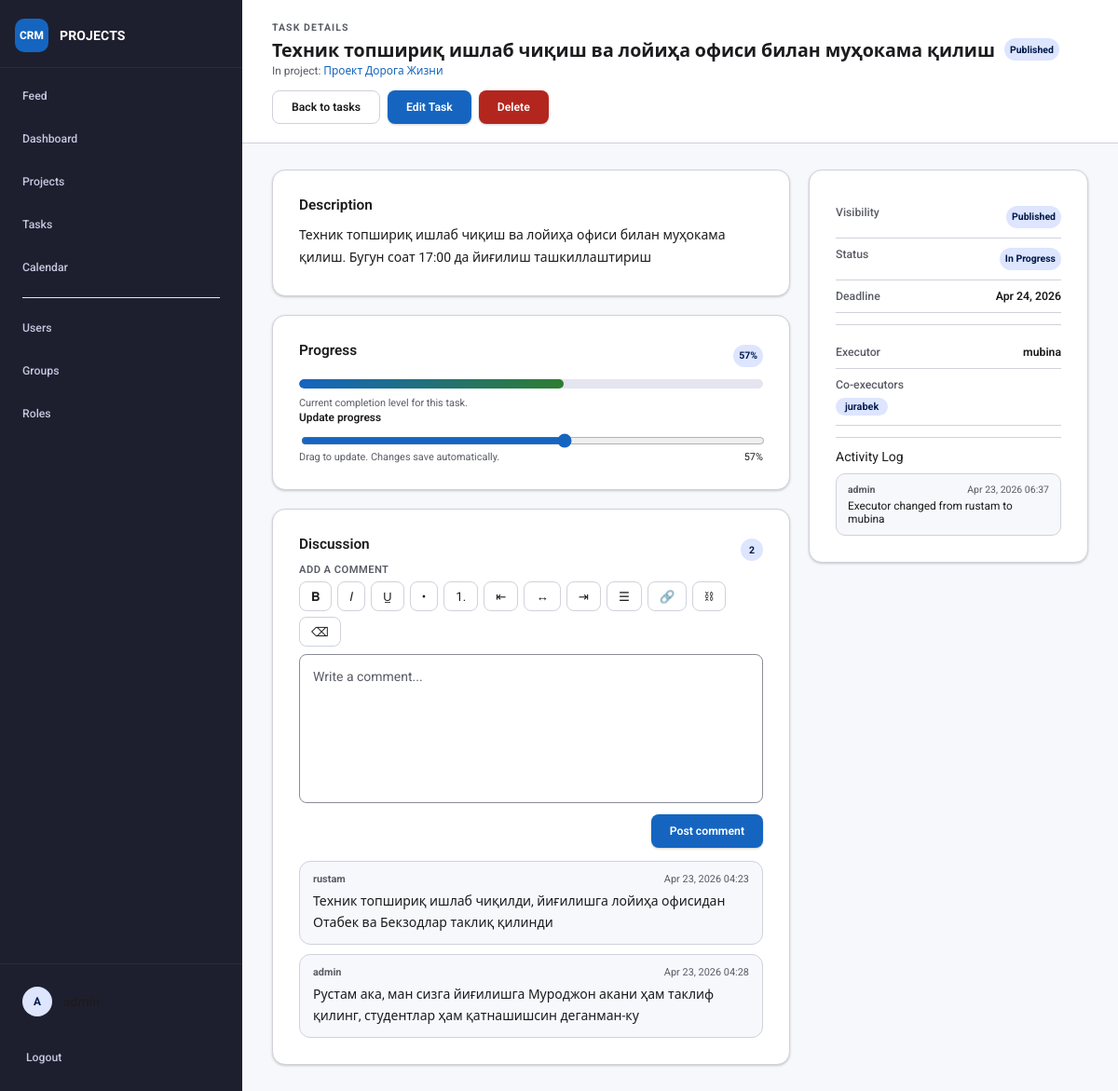
The page /tasks/25/ (signed in) on the database its author committed.
### projects/models.py (models this page shows, shortened)
class Task(models.Model):
    title = models.CharField(max_length=200)
    description = models.TextField(blank=True)
    status = models.CharField(
        max_length=20,
        choices=TaskStatus.choices,
        default=TaskStatus.TODO,
    )
    deadline = models.DateField(null=True, blank=True)
    progress = models.IntegerField(default=0, validators=[MinValueValidator(0), MaxValueValidator(100)])
    project = models.ForeignKey(Project, on_delete=models.CASCADE, related_name="tasks")
    owner = models.ForeignKey(
        User,
        on_delete=models.SET_NULL,
        null=True,
        blank=True,
        related_name="owned_tasks",
    )
    executor = models.ForeignKey(
        User,
        on_delete=models.SET_NULL,
        null=True,
        blank=True,
        related_name="assigned_tasks",
    )
    co_executors = models.ManyToManyField(User, blank=True, related_name="supporting_tasks")
    hidden = models.BooleanField(default=False)
    created_at = models.DateTimeField(auto_now_add=True)
    updated_at = models.DateTimeField(auto_now=True)
    class Meta:
        ordering = ["deadline", "title"]
    @property
    def is_overdue(self):
        if not self.deadline:
            return False
        return self.status != TaskStatus.DONE and timezone.now().date() > self.deadline

class Project(models.Model):
    title = models.CharField(max_length=200)
    description = models.TextField(blank=True)
    owner = models.ForeignKey(User, on_delete=models.CASCADE, related_name="owned_projects")
    members = models.ManyToManyField(User, blank=True, related_name="projects")
    hidden = models.BooleanField(default=False)
    created_at = models.DateTimeField(auto_now_add=True)
    updated_at = models.DateTimeField(auto_now=True)
    class Meta:
        ordering = ["title"]

class Comment(models.Model):
    task = models.ForeignKey(Task, on_delete=models.CASCADE, related_name="comments")
    user = models.ForeignKey(User, on_delete=models.CASCADE, related_name="task_comments")
    text = models.TextField()
    timestamp = models.DateTimeField(auto_now_add=True)
    class Meta:
        ordering = ["timestamp"]

class TaskActivity(models.Model):
    task = models.ForeignKey(Task, on_delete=models.CASCADE, related_name="activities")
    user = models.ForeignKey(User, on_delete=models.SET_NULL, null=True, blank=True, related_name="task_activities")
    message = models.TextField()
    timestamp = models.DateTimeField(auto_now_add=True)
    class Meta:
        ordering = ["-timestamp"]

### projects/views.py (the view)
# urls.py: path("tasks/<int:pk>/", views.task_detail, name="task_detail"),
@login_required
def task_detail(request, pk):
    task = get_object_or_404(
        Task.objects.select_related("project", "executor").prefetch_related("co_executors", "activities__user", "comments__user"),
        pk=pk,
    )
    if not can_view_task(request.user, task):
        return forbidden_response(request, "You do not have access to view this task.")
    activities = task.activities.select_related("user")
    comments = task.comments.select_related("user")
    return render(
        request,
        "projects/task_detail.html",
        {
            "task": task,
            "can_edit_task": can_edit_task(request.user, task),
            "can_edit_task_progress": can_edit_task_progress(request.user, task),
            "can_delete_task": can_delete_task(request.user, task),
            "show_visibility_status": is_admin_role(request.user),
            "activities": activities,
            "comments": comments,
        },
    )

### projects/templates/projects/task_detail.html (shortened to what this page needs)
{% extends "projects/base.html" %}
{% block page_header %}
<div class="page-header">
    <div>
        <span style="text-transform: uppercase; font-size: 0.75rem; font-weight: 700; color: var(--md-on-surface-muted); letter-spacing: 0.1em;">Task Details</span>
        <h1 style="margin: 0.25rem 0 0; display:flex; align-items:center; gap:10px; flex-wrap:wrap;">{{ task.title }}{% if show_visibility_status %}<span class="badge{% if task.hidden %} badge-danger{% endif %}">{{ task.hidden|yesno:"Hidden,Published" }}</span>{% endif %}</h1>
        <p style="margin:0; font-size:0.85rem; color:var(--md-on-surface-muted);">In project: <a href="{% url 'project_detail' task.project.pk %}">{{ task.project.title }}</a></p>
    </div>
    <div class="page-actions">
        <a class="button secondary" href="{% url 'task_list' %}">Back to tasks</a>
        {% if can_edit_task %}
        <a class="button" href="{% url 'task_update' task.pk %}">Edit Task</a>
        {% endif %}
        {% if can_delete_task %}
        <a class="button danger" href="{% url 'task_delete' task.pk %}">Delete</a>
        {% endif %}
    </div>
</div>
{% endblock %}
{% block content %}
    <div class="detail-grid">
        <div class="detail-main">
            <section class="card-section">
                <h2>Description</h2>
                <div class="rich-text-content" style="line-height: 1.7;">
                    {{ task.description|default:'No description provided.'|safe }}
                </div>
            </section>
            <section class="card-section">
                <div class="section-header">
                    <h2>Progress</h2>
                    <span class="badge" id="task-progress-value">{{ task.progress }}%</span>
                </div>
                <div class="task-progress-widget" data-task-progress-widget data-progress="{{ task.progress }}">
                    <div class="task-progress-track">
                        <div class="task-progress-fill" data-task-progress-fill style="width: {{ task.progress }}%;"></div>
                    </div>
                    <p class="task-progress-caption">Current completion level for this task.</p>
                </div>
                {% if can_edit_task_progress %}
                <form id="task-progress-form" class="task-progress-form" method="post" action="{% url 'task_update_progress' task.pk %}">
                    <label class="task-progress-slider-label" for="task-progress-slider">Update progress</label>
                    <input id="task-progress-slider" type="range" min="0" max="100" step="1" value="{{ task.progress }}" data-task-progress-slider />
                    <div class="task-progress-form-row">
                        <span class="task-progress-hint">Drag to update. Changes save automatically.</span>
                        <span class="task-progress-inline-value" data-task-progress-inline-value>{{ task.progress }}%</span>
                    </div>
                </form>
                {% endif %}
            </section>
            <section class="card-section task-comments-section">
                <div class="section-header">
                    <h2>Discussion</h2>
                    <span class="badge" id="task-comment-count">{{ comments|length }}</span>
                </div>
                <form id="task-comment-form" class="task-comment-form" method="post" action="{% url 'task_add_comment' task.pk %}">
                    <div class="field-group">
                        <label for="comment-text">Add a comment</label>
                        <div class="wysiwyg-field" data-wysiwyg-field>
                            <div class="wysiwyg-toolbar" data-wysiwyg-toolbar>
                                <button type="button" data-wysiwyg-command="bold"><span class="wysiwyg-icon" aria-hidden="true">𝐁</span><span class="sr-only">Bold</span></button>
                                <button type="button" data-wysiwyg-command="italic"><span class="wysiwyg-icon" aria-hidden="true">𝐼</span><span class="sr-only">Italic</span></button>
                                <button type="button" data-wysiwyg-command="underline"><span class="wysiwyg-icon" aria-hidden="true">U̲</span><span class="sr-only">Underline</span></button>
                                <button type="button" data-wysiwyg-command="insertUnorderedList"><span class="wysiwyg-icon" aria-hidden="true">•</span><span class="sr-only">Bulleted list</span></button>
                                <button type="button" data-wysiwyg-command="insertOrderedList"><span class="wysiwyg-icon" aria-hidden="true">1.</span><span class="sr-only">Numbered list</span></button>
                                <button type="button" data-wysiwyg-command="justifyLeft"><span class="wysiwyg-icon" aria-hidden="true">⇤</span><span class="sr-only">Align left</span></button>
                                <button type="button" data-wysiwyg-command="justifyCenter"><span class="wysiwyg-icon" aria-hidden="true">↔</span><span class="sr-only">Align center</span></button>
                                <button type="button" data-wysiwyg-command="justifyRight"><span class="wysiwyg-icon" aria-hidden="true">⇥</span><span class="sr-only">Align right</span></button>
                                <button type="button" data-wysiwyg-command="justifyFull"><span class="wysiwyg-icon" aria-hidden="true">☰</span><span class="sr-only">Justify</span></button>
                                <button type="button" data-wysiwyg-command="createLink"><span class="wysiwyg-icon" aria-hidden="true">🔗</span><span class="sr-only">Insert link</span></button>
                                <button type="button" data-wysiwyg-command="unlink"><span class="wysiwyg-icon" aria-hidden="true">⛓</span><span class="sr-only">Remove link</span></button>
                                <button type="button" data-wysiwyg-command="removeFormat"><span class="wysiwyg-icon" aria-hidden="true">⌫</span><span class="sr-only">Clear formatting</span></button>
                            </div>
                            <div class="wysiwyg-editor" contenteditable="true" data-wysiwyg-editor data-placeholder="Write a comment..."></div>
                        </div>
                    </div>
                    <div class="filter-actions" style="justify-content: flex-end; margin-top: 12px;">
                        <button type="submit" class="button">Post comment</button>
                    </div>
                </form>
                <div id="task-comments-list">
                    {% include "projects/_task_comments.html" with task=task comments=comments %}
                </div>
            </section>
        </div>
        <aside class="detail-sidebar">
            <section class="card-section">
                {% if show_visibility_status %}
                <div class="info-row">
                    <span class="label">Visibility</span>
                    <span class="badge{% if task.hidden %} badge-danger{% endif %}">{{ task.hidden|yesno:"Hidden,Published" }}</span>
                </div>
                {% endif %}
                <div class="info-row">
                    <span class="label">Status</span>
                    <span class="badge">{{ task.get_status_display }}</span>
                </div>
                <div class="info-row">
                    <span class="label">Deadline</span>
                    <span class="value {% if task.is_overdue %}text-danger{% endif %}" style="{% if task.is_overdue %}color: var(--md-error);{% endif %}">
                        {{ task.deadline|date:"M d, Y"|default:"No deadline" }}
                    </span>
                </div>
                <hr>
                <div class="info-row">
                    <span class="label">Executor</span>
                    <span class="value">{{ task.executor.username|default:"Unassigned" }}</span>
                </div>
                <div class="info-row" style="flex-direction: column; align-items: flex-start; gap: 0.5rem;">
                    <span class="label">Co-executors</span>
                    <div class="chips-list" style="justify-content: flex-start; width: 100%;">
                        {% for user in task.co_executors.all %}
                        <span class="chip">{{ user.username }}</span>
                        {% empty %}
                        <span class="value">None</span>
                        {% endfor %}
                    </div>
                </div>
                <hr>
                <div style="display:flex; flex-direction:column; gap:10px;">
                    <span class="label">Activity Log</span>
                    {% for activity in activities %}
                    <div class="task-activity-item">
                        <div class="task-activity-meta">
                            <strong>{% if activity.user %}{{ activity.user.username }}{% else %}System{% endif %}</strong>
                            <span>{{ activity.timestamp|date:"M d, Y H:i" }}</span>
                        </div>
                        <div>{{ activity.message }}</div>
                    </div>
                    {% empty %}
                    <span class="value">No activity yet.</span>
                    {% endfor %}
                </div>
            </section>
        </aside>
    </div>
{% endblock %}

### projects/templates/projects/base.html (shortened to what this page needs)
{% load static %}
{% load role_tags %}
<!DOCTYPE html>
<html lang="en">
<head>
    <link rel="stylesheet" href="{% static 'projects/css/style.css' %}" />
</head>
<body class="{% block body_class %}app-body{% endblock %}">
<div class="app-shell">
    {% block header %}
    <aside class="sidebar">
        <div class="sidebar-brand">
            <div class="brand-icon">CRM</div>
            <div>
                <div class="brand-title">PROJECTS</div>
            </div>
        </div>
        <nav class="sidebar-nav">
            <a class="sidebar-link" href="{% url 'home' %}">
                <span class="nav-label">Feed</span>
            </a>
            <a class="sidebar-link" href="{% url 'dashboard' %}">
                <span class="nav-label">Dashboard</span>
            </a>
            <a class="sidebar-link" href="{% url 'project_list' %}">
                <span class="nav-label">Projects</span>
            </a>
            <a class="sidebar-link" href="{% url 'task_list' %}">
                <span class="nav-label">Tasks</span>
            </a>
            <a class="sidebar-link" href="{% url 'calendar' %}">
                <span class="nav-label">Calendar</span>
            </a>
            {% if user.is_staff or user.is_superuser or user|has_role:'admin' %}
                <div class="nav-divider" style="height: 1px; background: var(--md-surface-variant); margin: 8px 16px;"></div>
                <a class="sidebar-link" href="{% url 'user_list' %}">
                    <span class="nav-label">Users</span>
                </a>
                <a class="sidebar-link" href="{% url 'group_list' %}">
                    <span class="nav-label">Groups</span>
                </a>
                <a class="sidebar-link" href="{% url 'role_list' %}">
                    <span class="nav-label">Roles</span>
                </a>
            {% endif %}
        </nav>
        <div class="sidebar-footer" style="margin-top: auto; padding: 12px;">
            {% if user.is_authenticated %}
                <div class="user-info" style="padding: 12px; display: flex; align-items: center; gap: 12px; margin-bottom: 8px;">
                    <div class="user-avatar" style="width: 32px; height: 32px; border-radius: 16px; background: var(--md-primary-container); display: flex; align-items: center; justify-content: center; font-weight: 700;">{{ user.username|first|upper }}</div>
                    <span style="font-weight: 500;">{{ user.username }}</span>
                </div>
                <a class="sidebar-link" href="{% url 'logout' %}" style="height: 48px;">Logout</a>
            {% else %}
                <a class="sidebar-link" href="{% url 'login' %}">Login</a>
            {% endif %}
        </div>
    </aside>
    {% endblock %}
    <div class="workspace">
        {% block page_header %}{% endblock %}
        <main class="workspace-content">
            <div class="container page-container">
                {% block content %}{% endblock %}
            </div>
        </main>
    </div>
</div>
</body>
</html>

### projects/templates/projects/_task_comments.html
{% if comments %}
<div class="task-comments-list">
    {% for comment in comments %}
    <article class="task-comment-item">
        <div class="task-comment-meta">
            <strong>{{ comment.user.username }}</strong>
            <span>{{ comment.timestamp|date:"M d, Y H:i" }}</span>
        </div>
        <div class="task-comment-text rich-text-content">{{ comment.text|safe }}</div>
    </article>
    {% endfor %}
</div>
{% else %}
<p class="task-comments-empty">No comments yet.</p>
{% endif %}

### rows shown on the page
Task: title "Техник топшириқ ишлаб чиқиш ва лойиҳа офиси билан муҳокама қилиш", hidden "Published", project "Проект Дорога Жизни", description "Техник топшириқ ишлаб чиқиш ва лойиҳа офиси билан муҳокама қилиш. Бугун соат 17:00 да йиғилиш ташкиллаштириш", progress "57", status "In Progress", deadline "Apr 24, 2026", executor.username "mubina"
Comment: user.username "rustam", timestamp "Apr 23, 2026 04:23", text "Техник топшириқ ишлаб чиқилди, йиғилишга лойиҳа офисидан Отабек ва Бекзодлар таклиқ қилинди"
Comment: user.username "admin", timestamp "Apr 23, 2026 04:28", text "Рустам ака, ман сизга йиғилишга Муроджон акани ҳам таклиф қилинг, студентлар ҳам қатнашишсин деганман-ку"
TaskActivity: user.username "admin", timestamp "Apr 23, 2026 06:37", message "Executor changed from rustam to mubina"

### other values the page prints
{{ user.username|first|upper }} "A"
{{ comments|length }} "2"
{{ user.username }} "jurabek"
